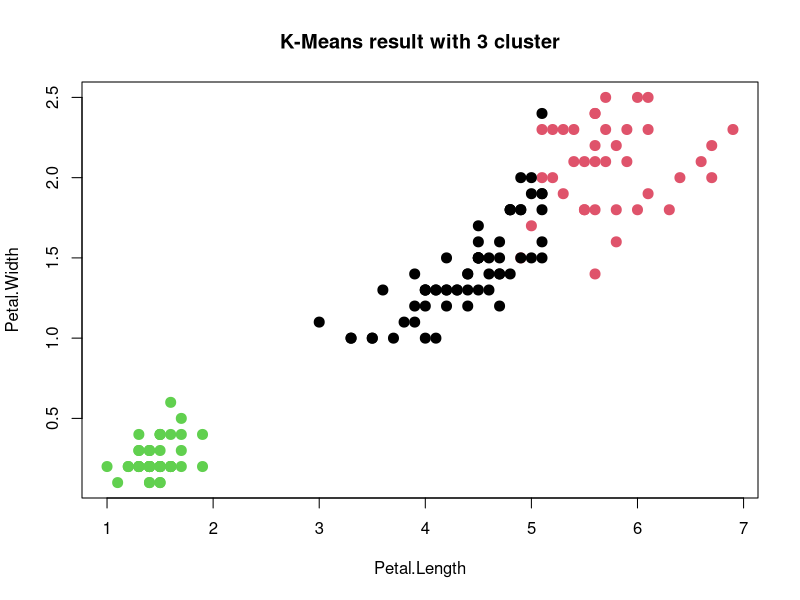
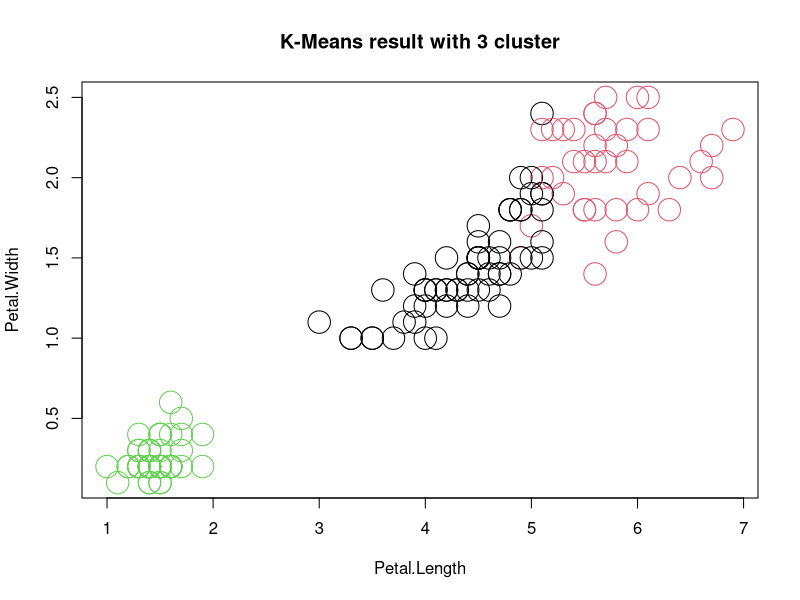

Recreate these plots in R, in order.
str(iris)
iris_df <- iris
iris_df
species <- as.list(iris_df$Species)
species <- unlist(species)
iris_df <- iris_df[1:4]
iris_df
irisCluster <- kmeans(iris_df, 3, nstart = 20)
irisCluster
irisCluster$cluster
table(irisCluster$cluster, iris$Species)
irisCluster$cluster <- as.factor(irisCluster$cluster)

plot(iris_df[, 3:4], col = (irisCluster$cluster), main = "K-Means result with 3 cluster", pch = 20, cex = 2) #pch คือ ประเภทของจุด
table(irisCluster$cluster, iris$Species)
plot(iris_df[, 3:4], col = (irisCluster$cluster), main = "K-Means result with 3 cluster", pch = 21, cex = 3) #cex คือ ขนาด
table(irisCluster$cluster, iris$Species)
iris.cluster = cbind(iris_df, irisCluster[1])
iris.cluster
